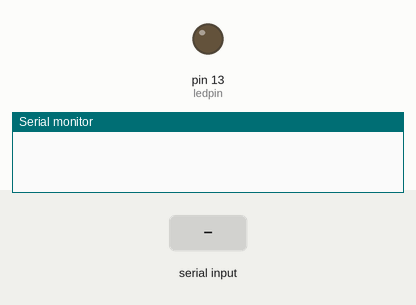
Recording of a sketch running on a simulated Arduino Uno, built with avr-gcc and run on an emulated ATmega328P. Parts: output pins drawn as LEDs (lit = HIGH), the last lines printed to the serial monitor. The test bench sets the inputs (shaded band).

Above: at 1.2 s.
1.3 s: "1" received over Serial
At 2.5 s:
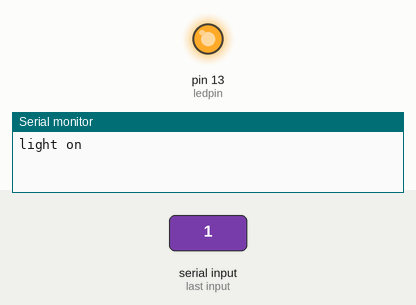
2.8 s: "0" received over Serial
At 3.8 s:
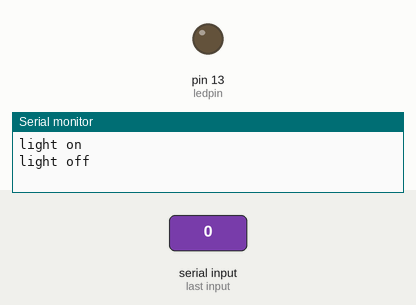
Timing chart, 0 to 5.8 s (numbered marks = the images above; inputs shaded):
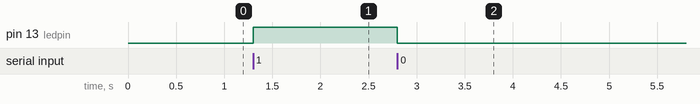

Measured:
- after the input at 1.3 s, pin 13 (ledpin): LOW → HIGH at once
- after the input at 2.8 s, pin 13 (ledpin): HIGH → LOW at once

The sketch:

I_O_Example.ino
```cpp
char data; // Variable to store data
String msg;
int ledpin = 13;
void setup() {
  // put your setup code here, to run once:
  Serial.begin(9600);
  pinMode (ledpin, OUTPUT);
}

void loop() {
  // put your main code here, to run repeatedly:

  if(Serial.available())
  {
    data = Serial.read();
    if (data == '1')
    {
      digitalWrite(ledpin,HIGH);
      Serial.println("light on");
    }
    else if (data == '0')
    {
      digitalWrite(ledpin,LOW);
      Serial.println("light off");
    }


  }

}
```
